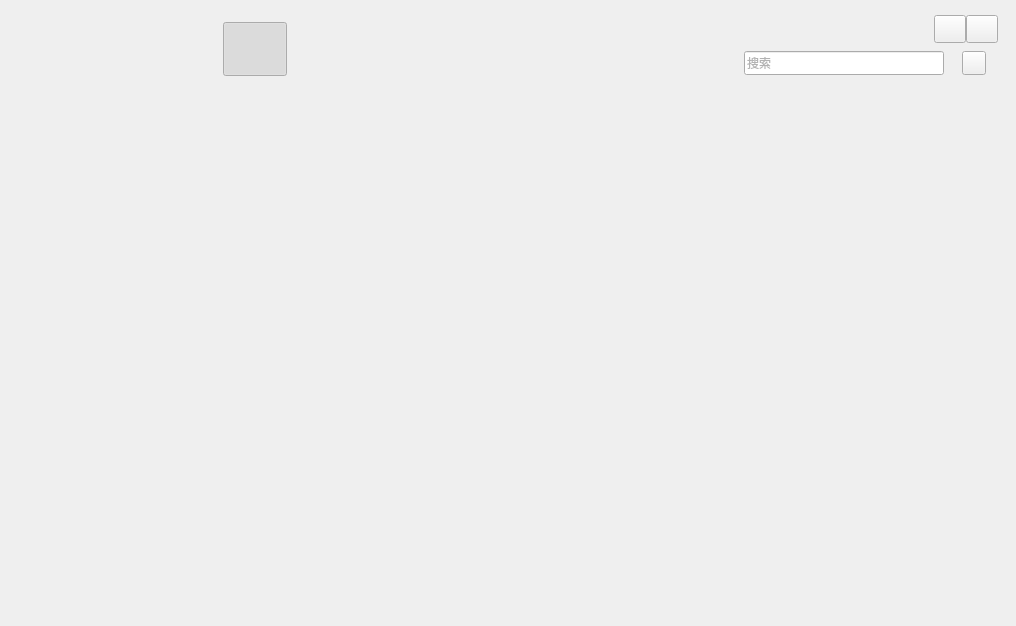
<?xml version="1.0" encoding="UTF-8"?>
<ui version="4.0">
 <class>AppCenterWidget</class>
 <widget class="QWidget" name="AppCenterWidget">
  <property name="geometry">
   <rect>
    <x>0</x>
    <y>0</y>
    <width>1016</width>
    <height>626</height>
   </rect>
  </property>
  <property name="minimumSize">
   <size>
    <width>1016</width>
    <height>626</height>
   </size>
  </property>
  <property name="maximumSize">
   <size>
    <width>10080</width>
    <height>6260</height>
   </size>
  </property>
  <property name="windowTitle">
   <string>AppCenterWidget</string>
  </property>
  <property name="styleSheet">
   <string notr="true"/>
  </property>
  <widget class="QFrame" name="appCenterFrame">
   <property name="geometry">
    <rect>
     <x>0</x>
     <y>0</y>
     <width>1016</width>
     <height>626</height>
    </rect>
   </property>
   <property name="styleSheet">
    <string notr="true">QFrame#appCenterFrame{border-image: url(:/new/imageFile/appCenter_new.png);}</string>
   </property>
   <widget class="QPushButton" name="mainPushButton">
    <property name="geometry">
     <rect>
      <x>223</x>
      <y>22</y>
      <width>64</width>
      <height>54</height>
     </rect>
    </property>
    <property name="styleSheet">
     <string notr="true">QPushButton{border-image: url(:/new/imageFile/AppCenterPng/rec_nor.png);}
QPushButton:hover{border-image: url(:/new/imageFile/AppCenterPng/rec_hover.png);}
QPushButton:checked {border-image: url(:/new/imageFile/AppCenterPng/rec_hov.png);};</string>
    </property>
    <property name="text">
     <string/>
    </property>
    <property name="checkable">
     <bool>true</bool>
    </property>
    <property name="checked">
     <bool>true</bool>
    </property>
    <property name="flat">
     <bool>true</bool>
    </property>
   </widget>
   <widget class="QPushButton" name="categoryPushButton">
    <property name="geometry">
     <rect>
      <x>346</x>
      <y>22</y>
      <width>64</width>
      <height>54</height>
     </rect>
    </property>
    <property name="styleSheet">
     <string notr="true">QPushButton{border-image: url(:/new/imageFile/AppCenterPng/class_nor.png);}
QPushButton:hover{border-image: url(:/new/imageFile/AppCenterPng/class_hover.png);}
QPushButton:checked {border-image: url(:/new/imageFile/AppCenterPng/class_hov.png);};</string>
    </property>
    <property name="text">
     <string/>
    </property>
    <property name="checkable">
     <bool>true</bool>
    </property>
    <property name="flat">
     <bool>true</bool>
    </property>
   </widget>
   <widget class="QPushButton" name="managerPushButton">
    <property name="geometry">
     <rect>
      <x>469</x>
      <y>22</y>
      <width>64</width>
      <height>54</height>
     </rect>
    </property>
    <property name="styleSheet">
     <string notr="true">QPushButton{border-image: url(:/new/imageFile/AppCenterPng/desk_nor.png);}
QPushButton:hover{border-image: url(:/new/imageFile/AppCenterPng/desk_hover.png);}
QPushButton:checked {border-image: url(:/new/imageFile/AppCenterPng/desk_hov.png);};</string>
    </property>
    <property name="text">
     <string/>
    </property>
    <property name="checkable">
     <bool>true</bool>
    </property>
    <property name="flat">
     <bool>true</bool>
    </property>
   </widget>
   <widget class="QLineEdit" name="seekLineEdit">
    <property name="geometry">
     <rect>
      <x>744</x>
      <y>51</y>
      <width>200</width>
      <height>24</height>
     </rect>
    </property>
    <property name="styleSheet">
     <string notr="true">QLineEdit{
	border-image: url(:/new/imageFile/AppCenterPng/search_nor.png);
	color: rgb(102, 102, 102);
	font: 14px &quot;微软雅黑&quot;;
}
</string>
    </property>
    <property name="placeholderText">
     <string>搜索</string>
    </property>
    <property name="clearButtonEnabled">
     <bool>true</bool>
    </property>
   </widget>
   <widget class="QToolButton" name="downloadButton">
    <property name="geometry">
     <rect>
      <x>962</x>
      <y>51</y>
      <width>24</width>
      <height>24</height>
     </rect>
    </property>
    <property name="minimumSize">
     <size>
      <width>24</width>
      <height>24</height>
     </size>
    </property>
    <property name="maximumSize">
     <size>
      <width>24</width>
      <height>24</height>
     </size>
    </property>
    <property name="styleSheet">
     <string notr="true">QToolButton{border-image: url(:/new/imageFile/AppCenterPng/download_nor.png);}</string>
    </property>
    <property name="text">
     <string/>
    </property>
   </widget>
   <widget class="QPushButton" name="miniButton">
    <property name="geometry">
     <rect>
      <x>934</x>
      <y>15</y>
      <width>32</width>
      <height>28</height>
     </rect>
    </property>
    <property name="minimumSize">
     <size>
      <width>32</width>
      <height>28</height>
     </size>
    </property>
    <property name="maximumSize">
     <size>
      <width>32</width>
      <height>28</height>
     </size>
    </property>
    <property name="focusPolicy">
     <enum>Qt::NoFocus</enum>
    </property>
    <property name="styleSheet">
     <string notr="true">QPushButton{border-image: url(:/new/imageFile/AppCenterPng/appcenter_min_nor.png);}
QPushButton:hover{border-image: url(:/new/imageFile/AppCenterPng/appcenter_min_hov.png);}
QPushButton:pressed{border-image: url(:/new/imageFile/AppCenterPng/appcenter_min_hov.png);};</string>
    </property>
    <property name="text">
     <string/>
    </property>
   </widget>
   <widget class="QPushButton" name="closeButton">
    <property name="geometry">
     <rect>
      <x>966</x>
      <y>15</y>
      <width>32</width>
      <height>28</height>
     </rect>
    </property>
    <property name="minimumSize">
     <size>
      <width>32</width>
      <height>28</height>
     </size>
    </property>
    <property name="maximumSize">
     <size>
      <width>32</width>
      <height>28</height>
     </size>
    </property>
    <property name="focusPolicy">
     <enum>Qt::NoFocus</enum>
    </property>
    <property name="styleSheet">
     <string notr="true">QPushButton{border-image: url(:/new/imageFile/AppCenterPng/appcenter_close_nor.png);}
QPushButton:hover{border-image: url(:/new/imageFile/AppCenterPng/appcenter_close_hov.png);}
QPushButton:pressed{border-image: url(:/new/imageFile/AppCenterPng/appcenter_close_hov.png);};</string>
    </property>
    <property name="text">
     <string/>
    </property>
   </widget>
   <widget class="AppCenterHomeWidget" name="homeWidget" native="true">
    <property name="geometry">
     <rect>
      <x>8</x>
      <y>88</y>
      <width>1000</width>
      <height>528</height>
     </rect>
    </property>
   </widget>
   <widget class="AppCenterAtegoryWidget" name="categoryWidget" native="true">
    <property name="geometry">
     <rect>
      <x>1080</x>
      <y>190</y>
      <width>1000</width>
      <height>528</height>
     </rect>
    </property>
   </widget>
   <widget class="AppCenterUUWidget" name="appManagerWidget" native="true">
    <property name="geometry">
     <rect>
      <x>60</x>
      <y>710</y>
      <width>1000</width>
      <height>528</height>
     </rect>
    </property>
    <property name="minimumSize">
     <size>
      <width>1000</width>
      <height>528</height>
     </size>
    </property>
    <property name="maximumSize">
     <size>
      <width>1000</width>
      <height>528</height>
     </size>
    </property>
   </widget>
  </widget>
 </widget>
 <layoutdefault spacing="6" margin="11"/>
 <customwidgets>
  <customwidget>
   <class>AppCenterHomeWidget</class>
   <extends>QWidget</extends>
   <header>AppCenter/appcenterhomewidget.h</header>
   <container>1</container>
  </customwidget>
  <customwidget>
   <class>AppCenterAtegoryWidget</class>
   <extends>QWidget</extends>
   <header>AppCenter/AppCenterAtegoryWidget.h</header>
   <container>1</container>
  </customwidget>
  <customwidget>
   <class>AppCenterUUWidget</class>
   <extends>QWidget</extends>
   <header>AppCenter\AppCenterUUWidget.h</header>
   <container>1</container>
  </customwidget>
 </customwidgets>
 <resources>
  <include location="../AppCenterResource.qrc"/>
 </resources>
 <connections/>
</ui>
